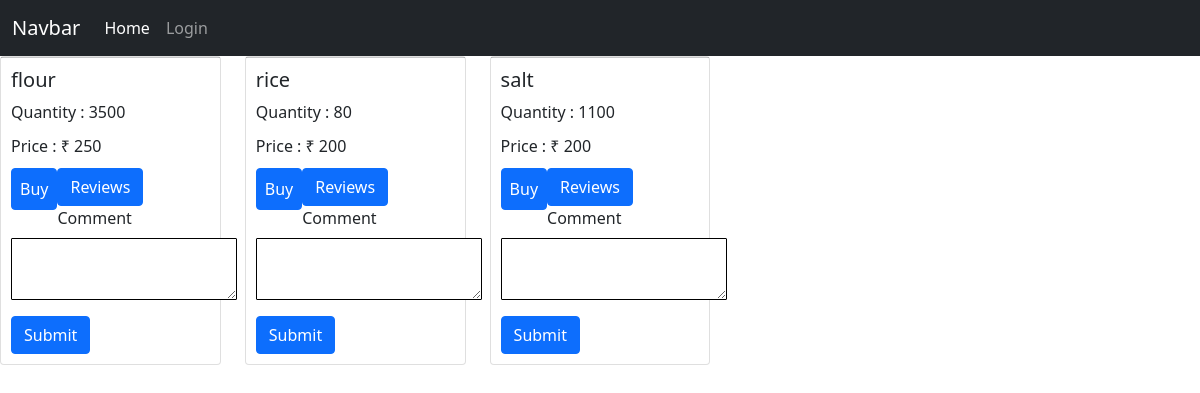
/1/enterShop, run on an earlier commit of the app's database.
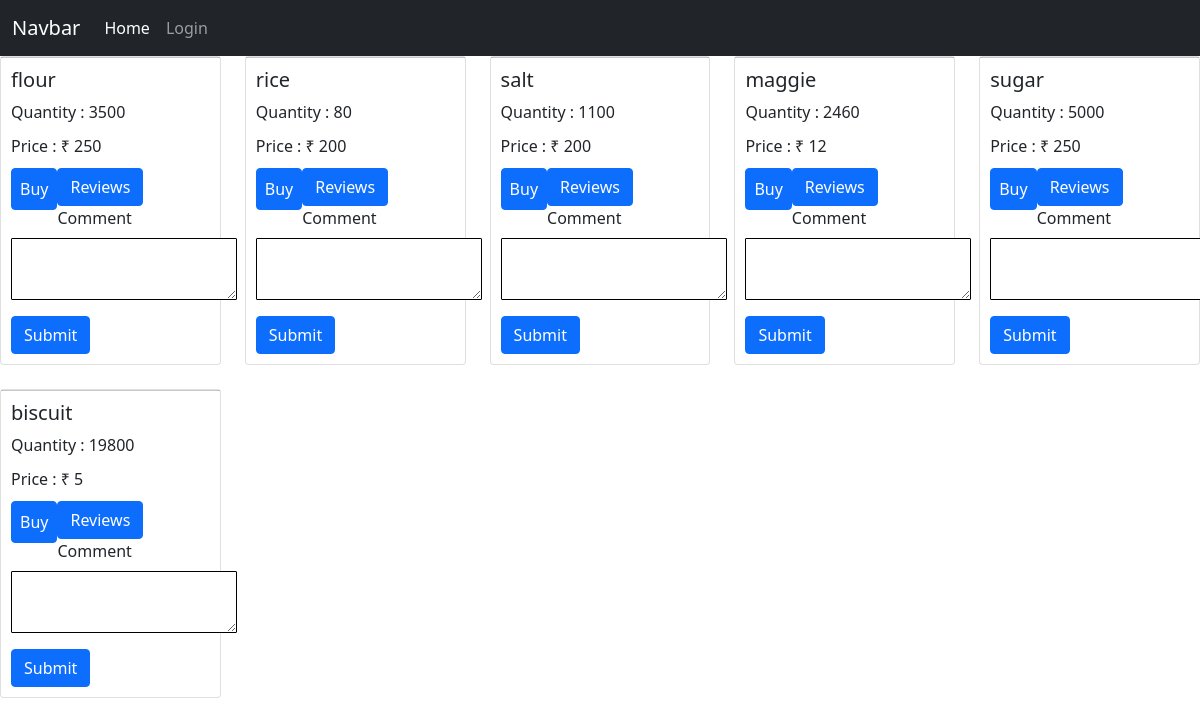
And on a later commit of the database.
### home/models.py (models this page shows)
class Items(models.Model):
    name = models.CharField(max_length=1000)
    item = models.CharField(max_length=1000)
    quantity = models.IntegerField()
    price = models.IntegerField()

### home/views.py (the view)
# urls.py: path("<int:id>/enterShop", views.enterShop, name="enterShop"),
def enterShop(request, id):
    shop = Shopkeeper.objects.get(id=id)
    items = Items.objects.filter(name=shop.name)
    return render(request, "items.html", {"items": items, "shopId": id})

### templates/items.html (shortened to what this page needs)
{% extends 'base.html' %}
{% block content %}
    <div class="row row-cols-1 row-cols-md-5 g-4">
  {% for item in items %}
  <div class="col">
    <div class="card h-100">
      <hr style="margin: 0px">
      <div class="card-body" style="padding: 10px">
        <h5 class="nameOfItem">{{ item.item }}</h5>
        <p style="margin-bottom: 10px">Quantity : {{ item.quantity }}</p>
        <p style="margin-bottom: 10px">Price : &#x20B9; {{ item.price }}</p>
        <div>
            <button class="btn btn-primary" type="button" data-bs-toggle="offcanvas"
                data-bs-target="#offcanvasRight_{{ item.pk }}" aria-controls="offcanvasRight"
                style="box-shadow: none; padding: 8px; float: left">Buy
            </button>
        </div>
        <a href="/{{shopId}}/{{item.id}}/itemReviews" class="btn btn-primary">Reviews</a>
        <form action="/{{shopId}}/{{item.id}}/submitReviews" method="post">
            <div class="mb-3"">
                        <label for=" comment" class="form-label">Comment</label>
                <textarea class="form-control" style="width: fit-content; border: 1px solid black; border-radius: 1px;" id="comment"
                    name="comment"></textarea>
            </div>
            <button type="submit" class="btn btn-primary">Submit</button>
        </form>
        </div>
    </div>
  </div>
  {%endfor%}
    </div>
{% endblock content %}

### templates/base.html (shortened to what this page needs)
<!DOCTYPE html>
<html lang="en">
  <head>
    <link
      href="https://cdn.jsdelivr.net/npm/bootstrap@5.1.3/dist/css/bootstrap.min.css"
      rel="stylesheet"
    />
  </head>
  <body>
    <nav class="navbar navbar-expand-lg navbar-dark bg-dark">
  <div class="container-fluid">
    <a class="navbar-brand" href="#">Navbar</a>
    <div class="collapse navbar-collapse" id="navbarSupportedContent">
      <ul class="navbar-nav me-auto mb-2 mb-lg-0">
        <li class="nav-item">
          <a class="nav-link active" aria-current="page" href="#">Home</a>
        </li>
        {% if request.user.is_authenticated %}
            <li>
                <h4 style="color: white;">
                    Hello {{request.user.username}}
                </h4>
            </li>
            <li class="nav-item">
                <a class="nav-link" href="/shopkeeperLogout">Logout</a>
            </li>
        {% else %}
            <li class="nav-item">
                <a class="nav-link" href="/shopkeeperLogin">Login</a>
            </li>
        {% endif %}
    </div>
  </div>
</nav>
    {% block content %}{% endblock content %}
  </body>
</html>

What changed in the data, as far as the page shows it:
added Items: item "maggie", quantity "2460", price "12"
added Items: item "sugar", quantity "5000", price "250"
added Items: item "biscuit", quantity "19800", price "5"
